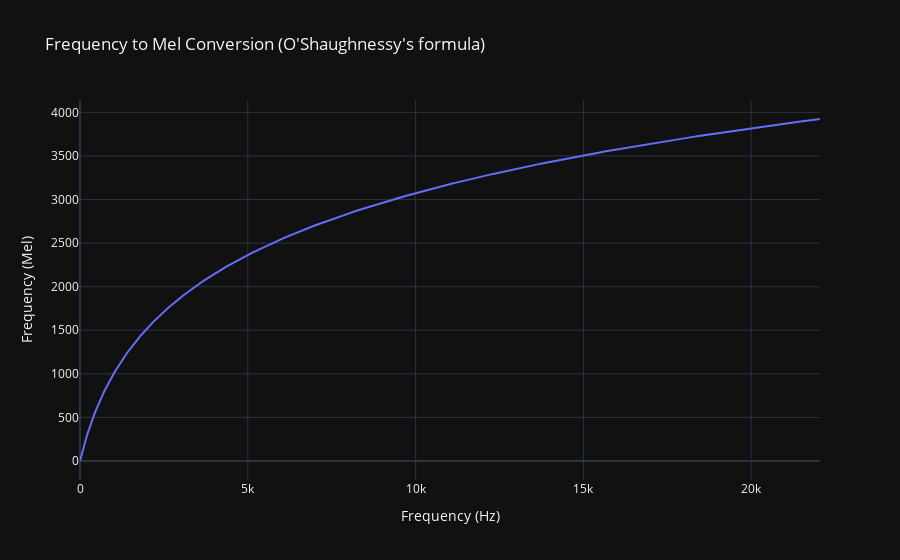

The cell this chart's notebook holds for it:
### Markdown cell above
O'Shaughnessy's approximation to the Mel scale can be represented by the following formula:

$$
\text{{Mel}}(f) = 2595 \cdot \log_{10}(1 + \frac{f}{700})
$$

where:

- $\text{{Mel}}(f)$ is the perceived pitch in Mel scale
- $f$ is the frequency in Hz

### Code cell
import numpy as np
import plotly.graph_objects as go

# Define frequency range in Hz
frequencies_hz = np.linspace(0, 22050, 1000)  # adjust as needed

# Convert to Mel scale (O'Shaughnessy's formula)
frequencies_mel = 2595 * np.log10(1 + frequencies_hz / 700)

# Create a figure
fig = go.Figure()

# Add Hz to Mel conversion line
fig.add_trace(
    go.Scatter(x=frequencies_hz, y=frequencies_mel, mode='lines', name='Hz to Mel (O\'Shaughnessy\'s formula)')
)

# Customize layout
fig.update_layout(
    title='Frequency to Mel Conversion (O\'Shaughnessy\'s formula)',
    xaxis_title='Frequency (Hz)',
    yaxis_title='Frequency (Mel)',
    template='plotly_dark'
)

# Show plot
fig.show()

### Figure 1 — Plotly figure (JSON) as saved in the notebook; plotly's stock layout.template omitted (floating-point values rounded to 4 significant figures; data arrays with more than 128 entries replaced by an {"elided": "..."} marker saying what was removed)
{"data": [{"mode": "lines", "name": "Hz to Mel (O'Shaughnessy's formula)", "type": "scatter", "x": {"elided": "1000 float values"}, "y": {"elided": "1000 float values"}}], "layout": {"autosize": true, "title": {"text": "Frequency to Mel Conversion (O'Shaughnessy's formula)"}, "xaxis": {"autorange": true, "range": [0, 22050], "title": {"text": "Frequency (Hz)"}, "type": "linear"}, "yaxis": {"autorange": true, "range": [-218.0, 4141.0], "title": {"text": "Frequency (Mel)"}, "type": "linear"}}}
